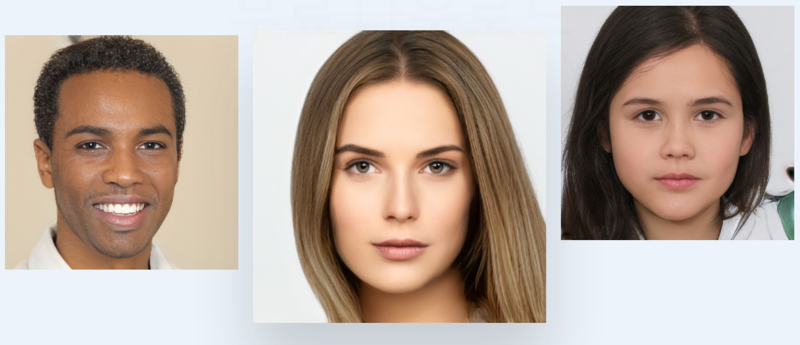
//> input picture 09_faceDetecting/face1.png, 800 x 345 px
$ ./소스   (built with g++ and OpenCV 4)
//> lines starting //> are read from the running program, lines starting //| are printed output that depends on the picture; after the words box and inside, x2 and y2 are one past the last pixel; in counts of white or black regions, pixels touching at a corner belong together
#include <stdio.h>
#include <stdlib.h>
#include <iostream>

#include <opencv2/highgui.hpp>
#include <opencv2/opencv.hpp>
#include <opencv2/objdetect/objdetect.hpp>
#include <opencv2/ml/ml.hpp>
using namespace cv;
using namespace cv::ml;
using namespace std;
void main() {
	CascadeClassifier cascade;
	cascade.load("C:\\opencv\\sources\\data\\lbpcascades\\lbpcascade_frontalface.xml");
	Mat img = imread("face1.png", IMREAD_COLOR); // image read (color)
//> img is the input picture: 345 rows x 800 cols, CV_8UC3; mean B, G, R 157.7, 168.1, 183.6
	vector<Rect> faces;
	cascade.detectMultiScale(img, faces, 1.1, 4, 0 | CASCADE_SCALE_IMAGE, Size(10, 10));
//> faces = 3 Rects (x, y, width, height): [45, 85, 153, 153], [595, 52, 163, 163], [311, 98, 176, 176]
	for (int y = 0; y < faces.size(); y++)
	{
		Point lb(faces[y].x + faces[y].width, faces[y].y + faces[y].height);
		Point tr(faces[y].x, faces[y].y);
		rectangle(img, lb, tr, Scalar(0, 255, 0), 3, 8, 0);
	}
//> this loop made 3 passes
//> (lb, tr) on passes 1 to 3: (Point(198, 238), Point(45, 85)), (Point(758, 215), Point(595, 52)), (Point(487, 274), Point(311, 98))
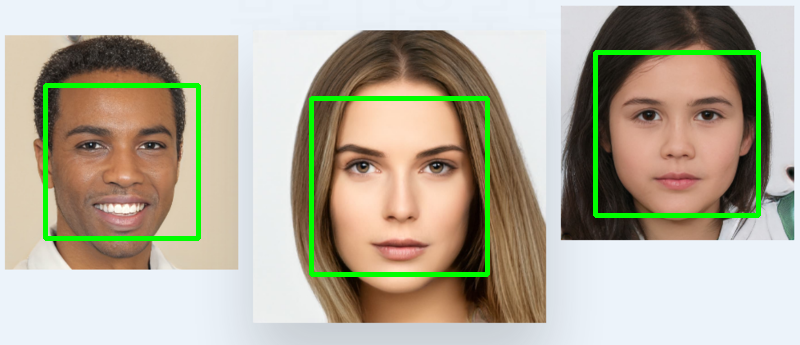
//> img: 345 rows x 800 cols, CV_8UC3; 3.55% of pixels changed, all inside (x1, y1, x2, y2) = (43, 50, 761, 277)
	imshow("Face", img);
	waitKey(50000);
}
